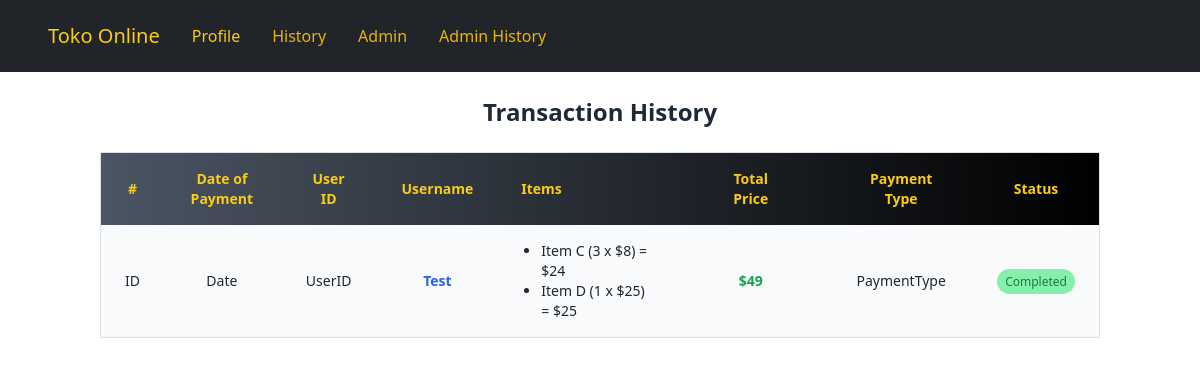
Page /adminHistory.php on the earlier database version.
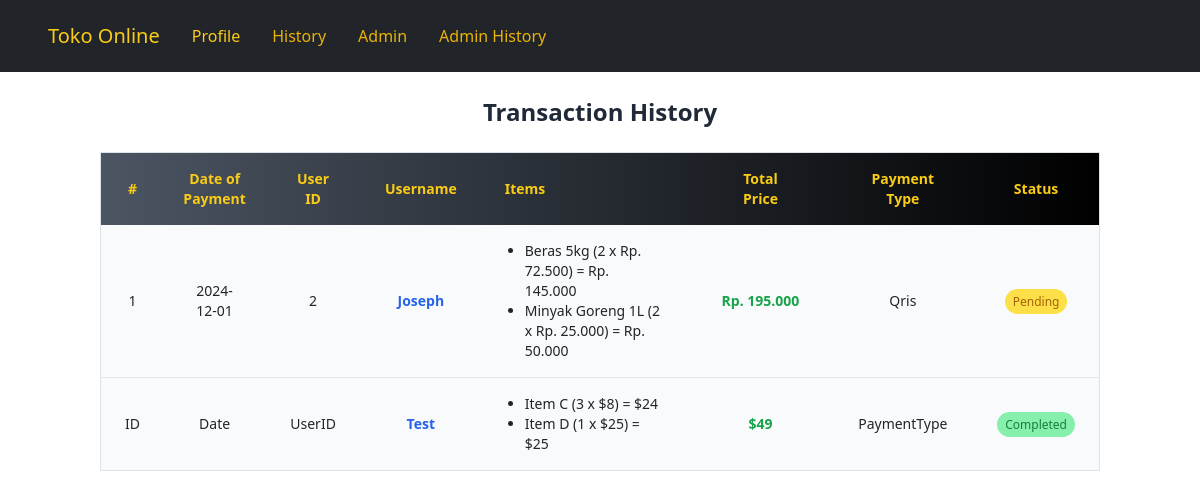
Same page on the later database version.
### tables this page shows
CREATE TABLE `checkout` (
  `checkout_id` int(10) NOT NULL,
  `date` date NOT NULL,
  `total_harga` int(10) NOT NULL,
  `user_id` int(10) NOT NULL,
  `payment_id` int(10) NOT NULL,
  `status` text NOT NULL
);

CREATE TABLE `users` (
  `user_id` int(10) NOT NULL,
  `username` text NOT NULL,
  `password` text NOT NULL,
  `user_telp` int(15) NOT NULL,
  `email` text NOT NULL,
  `alamat` text NOT NULL,
  `isAdmin` tinyint(1) NOT NULL
);

CREATE TABLE `detailcheckout` (
  `detail_id` int(10) NOT NULL,
  `product_id` int(10) NOT NULL,
  `checkout_id` int(10) NOT NULL,
  `jumlah_product` int(10) NOT NULL
);

CREATE TABLE `products` (
  `product_id` int(10) NOT NULL,
  `gambar` text NOT NULL,
  `nama_product` text NOT NULL,
  `harga_satuan` int(10) NOT NULL,
  `deskripsi` text NOT NULL,
  `stock_product` int(10) NOT NULL,
  `kategori_id` int(10) NOT NULL
);

CREATE TABLE `payment` (
  `payment_id` int(11) NOT NULL,
  `payment_method` text NOT NULL
);

### adminHistory.php (the view, shortened to what this page needs)
<?php
require_once "connect.php";
?>
<!doctype html>
<html lang="en">
<head>
    <link href="https://cdn.jsdelivr.net/npm/bootstrap@5.3.3/dist/css/bootstrap.min.css" rel="stylesheet"
>
    <script src="https://cdn.tailwindcss.com"></script>
</head>
<body>
    <nav class="navbar navbar-expand-lg navbar-light bg-dark sticky fixed-top gap-2">
        <a class="navbar-brand pl-12 text-yellow-400 hover:text-white hover:font-semibold" href="home.php">Toko Online</a>
        <div class="navbar justify-content-between">
            <ul class="navbar-nav mr-auto gap-3">
                <li class="nav-item">
                    <a class="nav-link text-yellow-400 hover:text-white hover:font-semibold" href="">Profile</a>
                </li>
                <li class="nav-item">
                    <a class="nav-link text-yellow-500 hover:text-white hover:font-semibold" href="userHistory.php">History</a>
                </li>
                <li class="nav-item">
                    <a class="nav-link text-yellow-500 hover:text-white hover:font-semibold" href="adminPage.php">Admin</a>
                </li>
                <li class="nav-item">
                    <a class="nav-link text-yellow-500 hover:text-white hover:font-semibold" href="adminHistory.php">Admin History</a>
                </li>
            </ul>
        </div>
    </nav>
    <section>
        <div class="container mx-auto py-6">
            <h1 class="text-center text-2xl font-bold mb-4 text-gray-800">Transaction History</h1>
            <div class="overflow-x-auto">
                <table class="table-auto w-full text-sm text-left border border-gray-300 shadow-lg rounded-lg">
                    <thead class="bg-gradient-to-r from-gray-600 to-black text-yellow-400 text-center">
                        <tr>
                            <th class="px-4 py-3">#</th>
                            <th class="px-2 py-3">Date of Payment</th>
                            <th class="px-4 py-3">User ID</th>
                            <th class="px-4 py-3">Username</th>
                            <th class="px-4 py-3 text-left">Items</th>
                            <th class="px-5 py-3">Total Price</th>
                            <th class="px-4 py-3">Payment Type</th>
                            <th class="px-4 py-3">Status</th>
                        </tr>
                    </thead>
                    <tbody class="divide-y divide-gray-200 text-center">
                        <?php
                        $stmt = $mysqli->query("SELECT c.checkout_id, c.date, c.user_id, u.username, c.total_harga, p.payment_method, c.status
                                                FROM checkout c
                                                JOIN users u ON c.user_id = u.user_id
                                                JOIN payment p ON c.payment_id = p.payment_id;");
                        while ($row = $stmt->fetch_assoc()) {
                            $checkout = [
                                'id' => htmlentities($row['checkout_id']),
                                'date' => htmlentities($row['date']),
                                'user_id' => htmlentities($row['user_id']),
                                'username' => htmlentities($row['username']),
                                'total_harga' => htmlentities($row['total_harga']),
                                'payment_type' => htmlentities($row['payment_method']),
                                'status' => htmlentities($row['status'])
                            ];
                        ?>
                            <tr class="bg-gray-50 hover:bg-gradient-to-r from-gray-50 to-gray-200 transition-colors duration-300">
                                <td class="px-4 py-3"><?= $checkout['id']; ?></td>
                                <td class="px-4 py-3">2024-12-01</td>
                                <td class="px-4 py-3"><?= $checkout['user_id']; ?></td>
                                <td class="px-4 py-3 font-semibold text-blue-600"><?= $checkout['username']; ?></td>
                                <td class="px-4 py-3">
                                    <ul class="list-disc pl-5 text-left">
                                        <?php
                                        $stmt = $mysqli->query("SELECT d.detail_id, p.nama_product, d.jumlah_product, p.harga_satuan
                                        FROM detailcheckout d
                                        JOIN products p ON d.product_id = p.product_id;");
                                        while ($row = $stmt->fetch_assoc()) {
                                            $totalSatuan = $row['jumlah_product'] * $row['harga_satuan'];
                                            echo '<li>' . $row['nama_product'] . ' (' . $row['jumlah_product'] . ' x Rp. ' . number_format($row['harga_satuan'], 0, ',', '.') . ') = Rp. ' . number_format($totalSatuan, 0, ',', '.') . '</li>';
                                        }
                                        ?>
                                    </ul>
                                </td>
                                <td class="px-4 py-3 font-semibold text-green-600">Rp. <?= number_format($checkout['total_harga'], 0, ',', '.'); ?></td>
                                <td class="px-4 py-3"><?= $checkout['payment_type']; ?></td>
                                <td class="px-4 py-3">
                                    <span class="px-2 py-1 bg-yellow-300 text-yellow-700 text-xs font-medium rounded-full"><?= $checkout['status']; ?></span>
                                </td>
                            </tr>
                        <?php
                        }
                        ?>
                        <tr class="bg-gray-50">
                            <td class="px-4 py-3">ID</td>
                            <td class="px-4 py-3">Date</td>
                            <td class="px-4 py-3">UserID</td>
                            <td class="px-4 py-3 font-semibold text-blue-600">Test</td>
                            <td class="px-4 py-3">
                                <ul class="list-disc pl-5 text-left">
                                    <li>Item C (3 x $8) = $24</li>
                                    <li>Item D (1 x $25) = $25</li>
                                </ul>
                            </td>
                            <td class="px-4 py-3 font-semibold text-green-600">$49</td>
                            <td class="px-4 py-3">PaymentType</td>
                            <td class="px-4 py-3">
                                <span class="px-2 py-1 bg-green-300 text-green-700 text-xs font-medium rounded-full">Completed</span>
                            </td>
                        </tr>
                    </tbody>
                </table>
            </div>
        </div>
    </section>
</body>
</html>

Differences in the rows shown:
added checkout: checkout_id "1", user "2", user.username "Joseph", total_harga "195.000", payment.payment_method "Qris", status "Pending"
added detailcheckout: product.nama_product "Beras 5kg", jumlah_product "2", product.harga_satuan "72.500", jumlah_product.harga_satuan "145.000"
added detailcheckout: product.nama_product "Minyak Goreng 1L", jumlah_product "2", product.harga_satuan "25.000", jumlah_product.harga_satuan "50.000"
